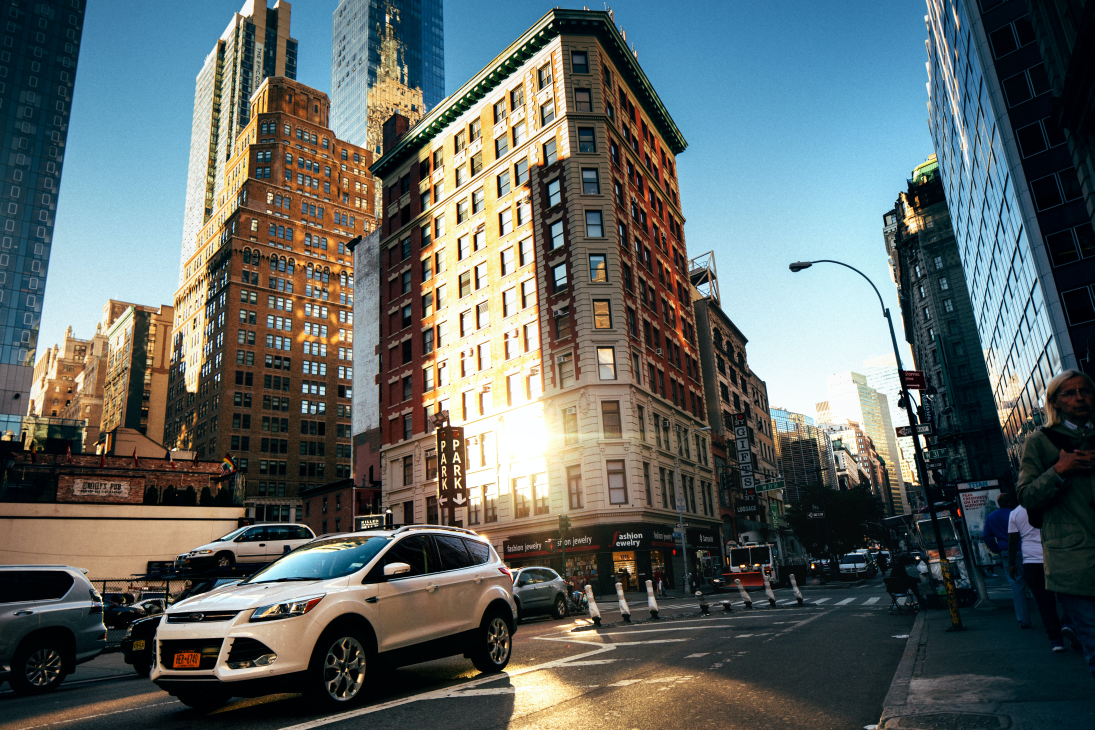
#> input picture orignal.jpg, 5472 x 3648 px, found by its file name (shown at 1/5 size)
$ python compress.py   (older library calls are emulated)
#> lines starting #> are read from the running program, lines starting #| are printed output that depends on the picture
import PIL
from PIL import Image

mywidth = 640

img = Image.open('C:/Users/sai/Desktop/orignal.jpg')
#> img is the input picture: PIL image 5472x3648 RGB; mean R, G, B 94.4, 102.2, 100.4
wpercent = (mywidth/float(img.size[0]))
#> wpercent = 0.117
hsize = int((float(img.size[1])*float(wpercent)))
#> hsize = 426
img = img.resize((mywidth,hsize), PIL.Image.ANTIALIAS)
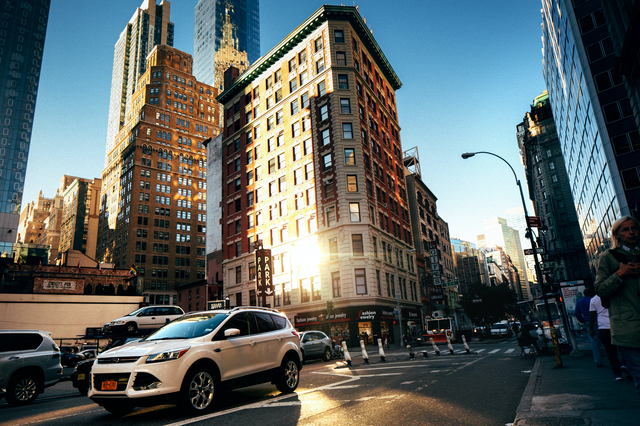
#> img: PIL image 640x426 RGB; mean R, G, B 94.4, 102.2, 100.4
img.save('C:/Users/sai/Desktop/compressed.jpg')


# C:\Users\sai\Downloads\image12

$ run again, with project21.jpg copied over orignal.jpg
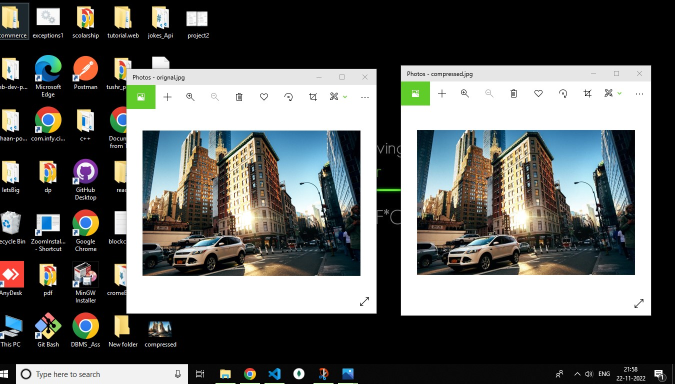
#> input picture project21.jpg, 1349 x 767 px, found by its file name (shown at 1/2 size)
#> img is the input picture: PIL image 1349x767 RGB; mean R, G, B 95.1, 96.9, 94.8
#> `img = img.resize((mywidth,hsize), PIL.Image.ANTIALIAS)`:
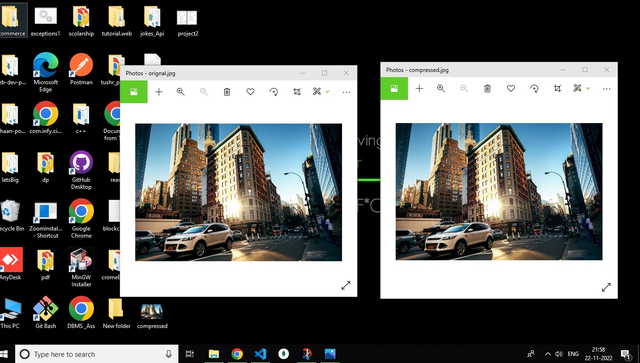
#> img: PIL image 640x363 RGB; mean R, G, B 95.2, 97, 94.8
